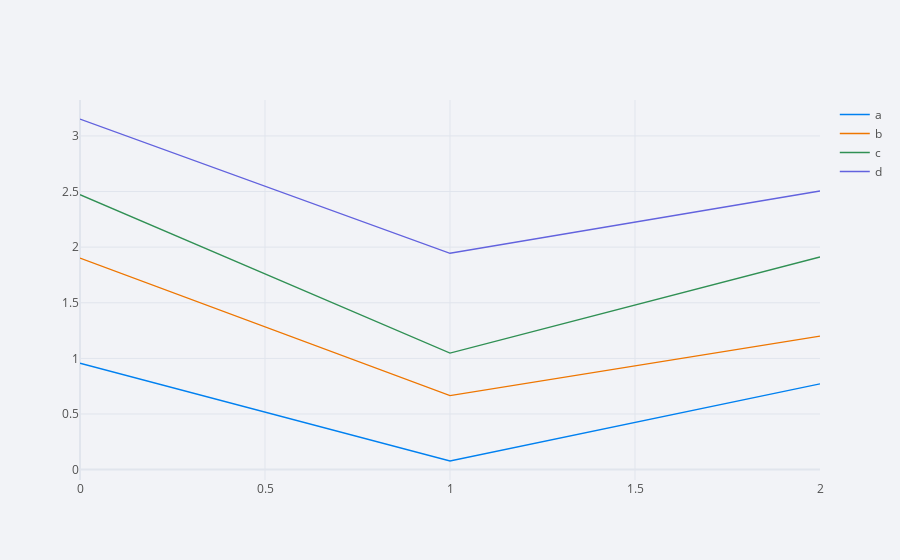

Here is the notebook cell this chart was saved with:
### Code cell
df.iplot(kind="area")

### Figure 1 — Plotly figure (JSON) as saved in the notebook; plotly's stock layout.template omitted (floating-point values rounded to 4 significant figures)
{"data": [{"line": {"color": "rgba(0, 128, 240, 1.0)", "dash": "solid", "shape": "linear", "width": 1.3}, "mode": "lines", "name": "a", "text": "", "type": "scatter", "x": [0, 1, 2], "y": [0.9566, 0.07735, 0.7701]}, {"line": {"color": "rgba(238, 118, 0, 1.0)", "dash": "solid", "shape": "linear", "width": 1.3}, "mode": "lines", "name": "b", "text": "", "type": "scatter", "x": [0, 1, 2], "y": [1.902, 0.6648, 1.2]}, {"line": {"color": "rgba(48, 144, 84, 1.0)", "dash": "solid", "shape": "linear", "width": 1.3}, "mode": "lines", "name": "c", "text": "", "type": "scatter", "x": [0, 1, 2], "y": [2.472, 1.048, 1.911]}, {"line": {"color": "rgba(98, 98, 222, 1.0)", "dash": "solid", "shape": "linear", "width": 1.3}, "mode": "lines", "name": "d", "text": "", "type": "scatter", "x": [0, 1, 2], "y": [3.152, 1.945, 2.505]}], "layout": {"legend": {"bgcolor": "#F2F3F7", "font": {"color": "#505050"}}, "paper_bgcolor": "#F2F3F7", "plot_bgcolor": "#F2F3F7", "title": {"font": {"color": "#484848"}}, "xaxis": {"gridcolor": "#E1E5ED", "showgrid": true, "tickfont": {"color": "#505050"}, "title": {"font": {"color": "#505050"}, "text": ""}, "zerolinecolor": "#E1E5ED"}, "yaxis": {"gridcolor": "#E1E5ED", "showgrid": true, "tickfont": {"color": "#505050"}, "title": {"font": {"color": "#505050"}, "text": ""}, "zerolinecolor": "#E1E5ED"}}}
